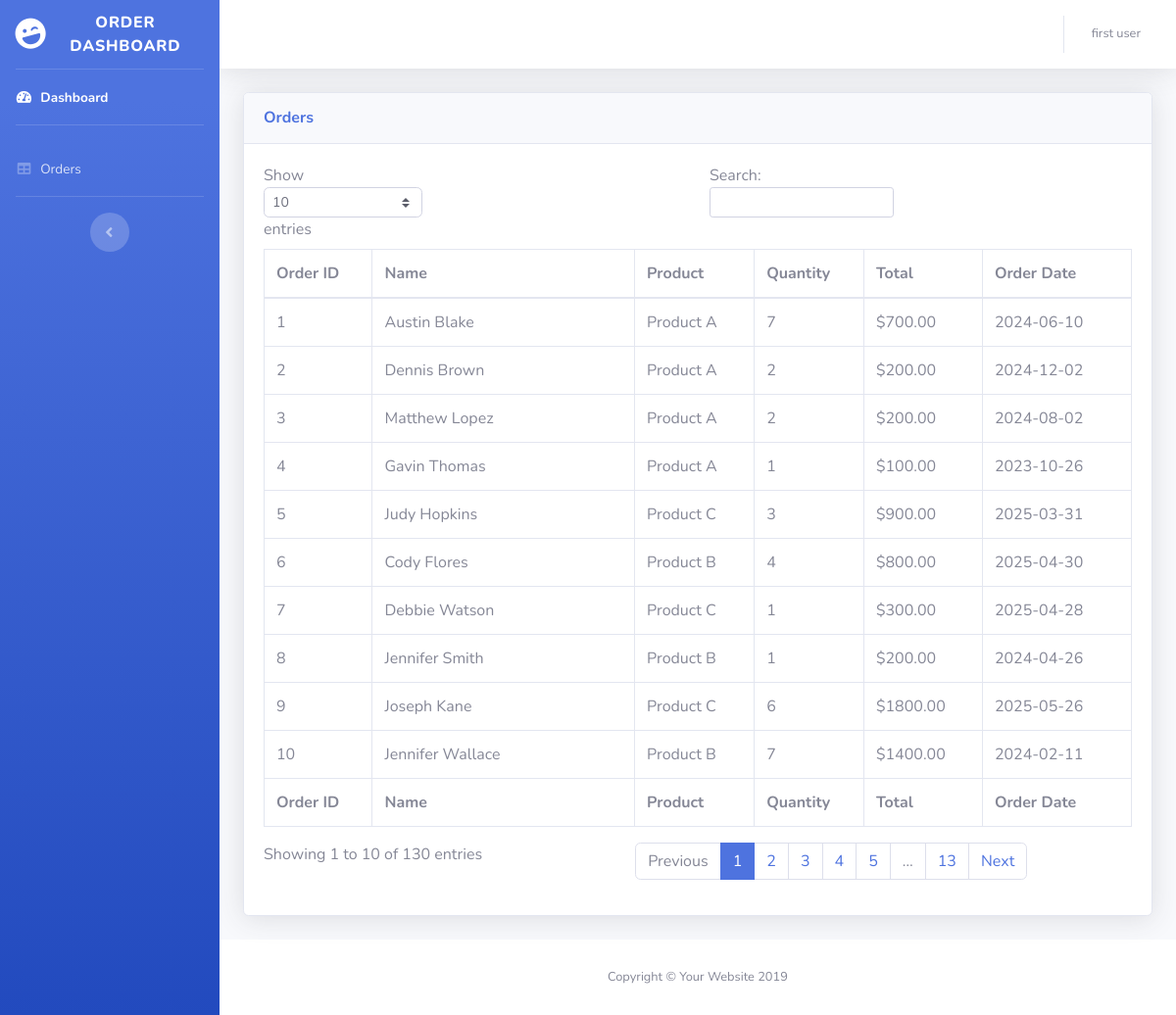
Page /orders (signed in) on the committed database.
### dashboard/models.py (models this page shows, shortened)
class User(db.Model, UserMixin):
    id = db.Column(db.Integer, primary_key= True)
    name = db.Column(db.String(50))
    email_address  = db.Column(db.String(50))
    password_hash = db.Column(db.String(50))
    @property
    def password(self):
        raise AttributeError('Cannot view password')

class Order(db.Model):
    id = db.Column(db.Integer, primary_key=True)
    quantity = db.Column(db.Integer, nullable=False)
    date = db.Column(db.DateTime)
    customer_id = db.Column(db.Integer, db.ForeignKey('customer.id'))
    product_id = db.Column(db.Integer, db.ForeignKey('product.id'))

class Customer(db.Model):
    id = db.Column(db.Integer, primary_key=True)
    name = db.Column(db.String(100), nullable=False)
    orders = db.relationship("Order", backref="customer", lazy=True)

class Product(db.Model):
    id = db.Column(db.Integer, primary_key=True)
    name = db.Column(db.String(50))
    price = db.Column(db.Float)
    monthly_goal = db.Column(db.Float)
    orders = db.relationship("Order", backref="product", lazy=True)

### dashboard/routes/main.py (the view)
@main.route("/orders")
@login_required
def orders():
    orders = Order.query.all()
    context = {
        "orders":orders,
        "current_user":current_user
    }
    return render_template("tables.html", **context)

### dashboard/__init__.py (called while the page is built)
def create_app(config_filename="settings.py"):
    app = Flask(__name__)
    app.config.from_pyfile(config_filename)
    db.init_app(app)
    login_manager.init_app(app)
    login_manager.login_view='auth.login'
    @login_manager.user_loader
    def user_loader(user_id):
        return User.query.get(user_id)
    app.register_blueprint(main)
    app.register_blueprint(auth)
    app.cli.add_command(create_tables)
    app.cli.add_command(create_products)
    app.cli.add_command(create_orders)
    return app

### dashboard/templates/tables.html (shortened to what this page needs)
<!DOCTYPE html>
<html lang="en">
<head>
  <link href="{{ url_for('static', filename='vendor/fontawesome-free/css/all.min.css') }}" rel="stylesheet" type="text/css">
  <link href="{{ url_for('static', filename='css/sb-admin-2.css') }}" rel="stylesheet">
</head>
<body id="page-top">
  <div id="wrapper">
    <ul class="navbar-nav bg-gradient-primary sidebar sidebar-dark accordion" id="accordionSidebar">
      <a class="sidebar-brand d-flex align-items-center justify-content-center" href="{{url_for('main.index')}}">
        <div class="sidebar-brand-icon rotate-n-15">
          <i class="fas fa-laugh-wink"></i>
        </div>
        <div class="sidebar-brand-text mx-3">Order Dashboard</div>
      </a>
      <hr class="sidebar-divider my-0">
      <li class="nav-item active">
        <a class="nav-link" href="{{url_for('main.index')}}">
          <i class="fas fa-fw fa-tachometer-alt"></i>
          <span>Dashboard</span></a>
      </li>
      <hr class="sidebar-divider">
      <li class="nav-item">
        <a class="nav-link" href="{{url_for('main.orders')}}">
          <i class="fas fa-fw fa-table"></i>
          <span>Orders</span></a>
      </li>
      <hr class="sidebar-divider d-none d-md-block">
      <div class="text-center d-none d-md-inline">
        <button class="rounded-circle border-0" id="sidebarToggle"></button>
      </div>
    </ul>
    <div id="content-wrapper" class="d-flex flex-column">
      <div id="content">
        <nav class="navbar navbar-expand navbar-light bg-white topbar mb-4 static-top shadow">
          <ul class="navbar-nav ml-auto">
            <li class="nav-item dropdown no-arrow">
              <a class="nav-link dropdown-toggle" href="#" id="userDropdown" role="button" data-toggle="dropdown" aria-haspopup="true" aria-expanded="false">
                <span class="mr-2 d-none d-lg-inline text-gray-600 small">{{current_user.name}}</span>
              </a>
            </li>
          </ul>
        </nav>
        <div class="container-fluid">
          <div class="card shadow mb-4">
            <div class="card-header py-3">
              <h6 class="m-0 font-weight-bold text-primary">Orders</h6>
            </div>
            <div class="card-body">
              <div class="table-responsive">
                <table class="table table-bordered" id="dataTable" width="100%" cellspacing="0">
                  <thead>
                    <tr>
                      <th>Order ID</th>
                      <th>Name</th>
                      <th>Product</th>
                      <th>Quantity</th>
                      <th>Total</th>
                      <th>Order Date</th>
                    </tr>
                  </thead>
                  <tfoot>
                    <tr>
                      <th>Order ID</th>
                      <th>Name</th>
                      <th>Product</th>
                      <th>Quantity</th>
                      <th>Total</th>
                      <th>Order Date</th>
                    </tr>
                  </tfoot>
                  <tbody>
                    {% for order in orders %}
                    <tr>
                      <td>{{order.id}}</td>
                      <td>{{order.customer.name}}</td>
                      <td>{{order.product.name}}</td>
                      <td>{{order.quantity}}</td>
                      <td>{{"$%.2f"|format(order.quantity*order.product.price)}}</td>
                      <td>{{order.date.strftime('%Y-%m-%d')}}</td>
                    </tr>
                    {% endfor %}
                  </tbody>
                </table>
              </div>
            </div>
          </div>
        </div>
      </div>
      <footer class="sticky-footer bg-white">
        <div class="container my-auto">
          <div class="copyright text-center my-auto">
            <span>Copyright &copy; Your Website 2019</span>
          </div>
        </div>
      </footer>
    </div>
  </div>
</body>
</html>

### rows in the picture
User: name "first user"
Order: id "1", customer.name "Austin Blake", product.name "Product A", quantity "7", order.quantity*order.product.price "$700.00", date "2024-06-10"
Order: id "2", customer.name "Dennis Brown", product.name "Product A", quantity "2", order.quantity*order.product.price "$200.00", date "2024-12-02"
Order: id "3", customer.name "Matthew Lopez", product.name "Product A", quantity "2", order.quantity*order.product.price "$200.00", date "2024-08-02"
Order: id "4", customer.name "Gavin Thomas", product.name "Product A", quantity "1", order.quantity*order.product.price "$100.00", date "2023-10-26"
Order: id "5", customer.name "Judy Hopkins", product.name "Product C", quantity "3", order.quantity*order.product.price "$900.00", date "2025-03-31"
Order: id "6", customer.name "Cody Flores", product.name "Product B", quantity "4", order.quantity*order.product.price "$800.00", date "2025-04-30"
Order: id "7", customer.name "Debbie Watson", product.name "Product C", quantity "1", order.quantity*order.product.price "$300.00", date "2025-04-28"
Order: id "8", customer.name "Jennifer Smith", product.name "Product B", quantity "1", order.quantity*order.product.price "$200.00", date "2024-04-26"
Order: id "9", customer.name "Joseph Kane", product.name "Product C", quantity "6", order.quantity*order.product.price "$1800.00", date "2025-05-26"
Order: id "10", customer.name "Jennifer Wallace", product.name "Product B", quantity "7", order.quantity*order.product.price "$1400.00", date "2024-02-11"
